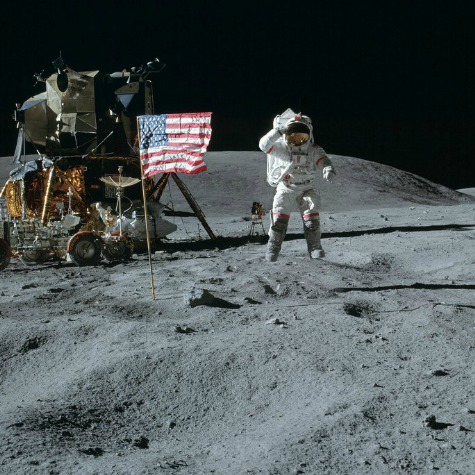
#> input picture images/astro_left.png, 475 x 475 px
$ python 51_depth_mapping_from_stereo.py
#> lines starting #> are read from the running program, lines starting #| are printed output that depends on the picture
###############################################################################
#          PERSPECTIVE IMAGING 5.0: Depth Mapping from Stereo Images          #
#                                By: Todd Farr                                #
###############################################################################

# imports
import numpy as np
import cv2
import matplotlib.pyplot as plt

img_left = cv2.imread('images/astro_left.png', 0)
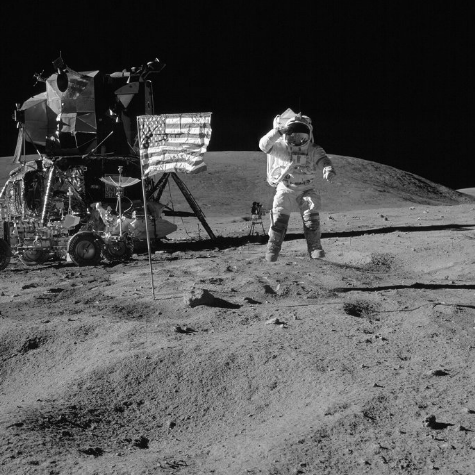
#> img_left: shape (475, 475); min 1, max 254, mean 81.2
img_right = cv2.imread('images/astro_right.png', 0)
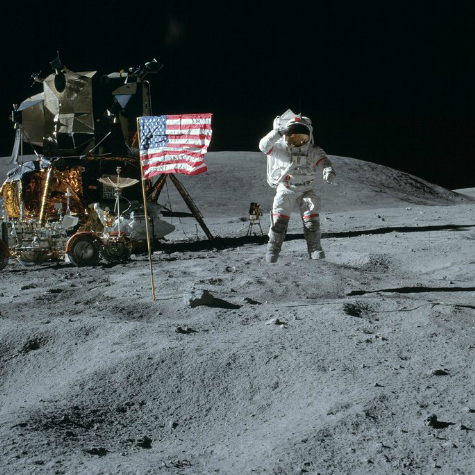
#> input picture images/astro_right.png, 475 x 475 px
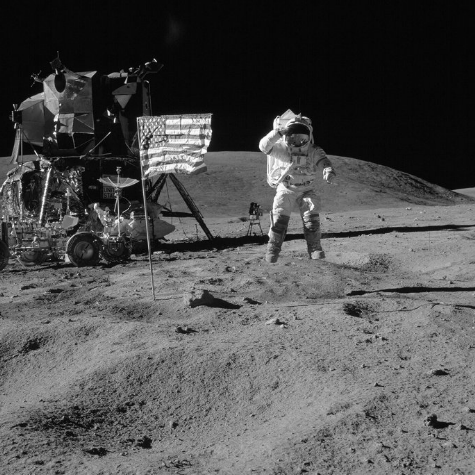
#> img_right: shape (475, 475); min 1, max 254, mean 81

stereo = cv2.StereoBM_create(numDisparities=16, blockSize=15)
disparity = stereo.compute(img_left, img_right)
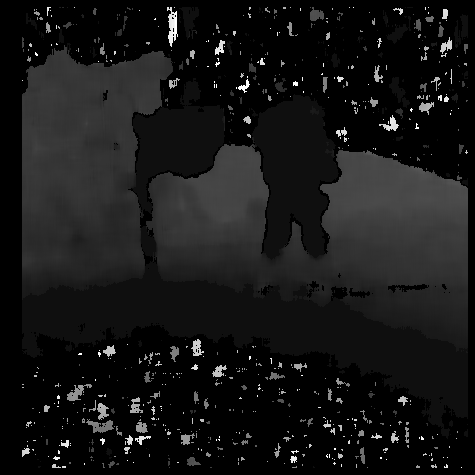
#> disparity: shape (475, 475) int16; min -16, max 240, mean 6.9; drawn with min black and max white
plt.imshow(disparity, cmap='gray')
plt.show()
